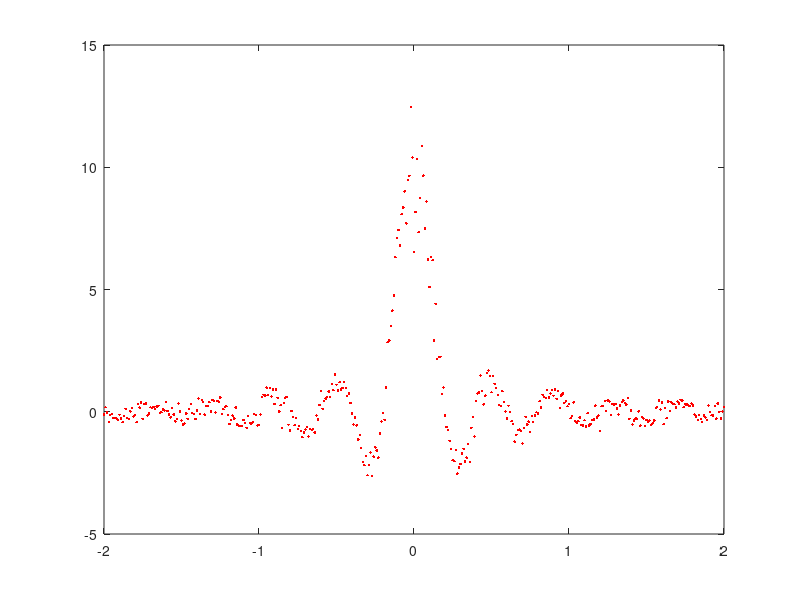

MATLAB code to generate this figure: (Note: this script raises an error after producing the figure.)
clear;
close all;
load('fitdata.mat');
plot(x,y,'r.','DisplayName','data');
hold on
f = fittype('a*sinc(b*(x+c))+d');
yfit=fit(x,y,f,'StartPoint',[10, 5, 0, 0])
% yfit = fit(x,y,f,'StartPoint',[11, 4*pi], 'Lower', [8, pi], 'Upper', [15, 6*pi]);% 'Normalize', 'on')
% yfit=fit(x,y,f,'Method','NonlinearLeastSquares')
plot(x,yfit(x),'k','DisplayName','fit')
title('{\bf fit a sinc}')
xlabel('{\bfx}'); %{\bf...} set labels in bold font
ylabel('{\bfy}');
grid on;
legend('show');
hold off